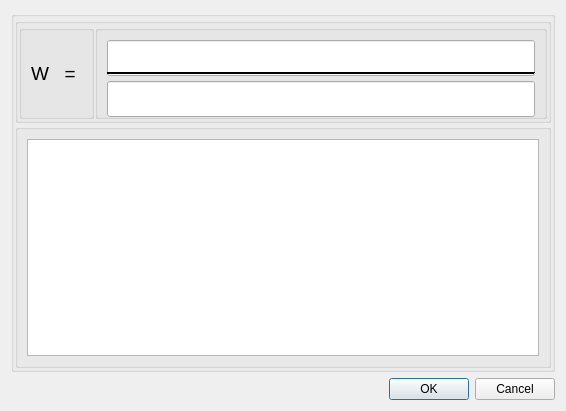
<?xml version="1.0" encoding="UTF-8"?>
<ui version="4.0">
 <class>TfDialog</class>
 <widget class="QDialog" name="TfDialog">
  <property name="geometry">
   <rect>
    <x>0</x>
    <y>0</y>
    <width>566</width>
    <height>411</height>
   </rect>
  </property>
  <property name="minimumSize">
   <size>
    <width>566</width>
    <height>411</height>
   </size>
  </property>
  <property name="maximumSize">
   <size>
    <width>566</width>
    <height>411</height>
   </size>
  </property>
  <property name="windowTitle">
   <string>Dialog</string>
  </property>
  <layout class="QVBoxLayout" name="verticalLayout">
   <item>
    <widget class="QGroupBox" name="groupBox">
     <property name="title">
      <string/>
     </property>
     <layout class="QVBoxLayout" name="verticalLayout_3">
      <property name="spacing">
       <number>1</number>
      </property>
      <property name="leftMargin">
       <number>1</number>
      </property>
      <property name="topMargin">
       <number>1</number>
      </property>
      <property name="rightMargin">
       <number>1</number>
      </property>
      <property name="bottomMargin">
       <number>1</number>
      </property>
      <item>
       <widget class="QGroupBox" name="groupBox_4">
        <property name="minimumSize">
         <size>
          <width>0</width>
          <height>105</height>
         </size>
        </property>
        <property name="maximumSize">
         <size>
          <width>16777215</width>
          <height>105</height>
         </size>
        </property>
        <property name="title">
         <string/>
        </property>
        <layout class="QHBoxLayout" name="horizontalLayout_2">
         <property name="spacing">
          <number>1</number>
         </property>
         <property name="leftMargin">
          <number>1</number>
         </property>
         <property name="topMargin">
          <number>1</number>
         </property>
         <property name="rightMargin">
          <number>1</number>
         </property>
         <property name="bottomMargin">
          <number>1</number>
         </property>
         <item>
          <widget class="QGroupBox" name="groupBox_3">
           <property name="title">
            <string/>
           </property>
           <layout class="QHBoxLayout" name="horizontalLayout">
            <item>
             <widget class="QLabel" name="label">
              <property name="font">
               <font>
                <pointsize>14</pointsize>
               </font>
              </property>
              <property name="midLineWidth">
               <number>0</number>
              </property>
              <property name="text">
               <string>W   = </string>
              </property>
             </widget>
            </item>
           </layout>
          </widget>
         </item>
         <item>
          <widget class="QGroupBox" name="groupBox_2">
           <property name="title">
            <string/>
           </property>
           <layout class="QVBoxLayout" name="verticalLayout_2">
            <item>
             <widget class="QLineEdit" name="lineEdit_zeroP">
              <property name="minimumSize">
               <size>
                <width>0</width>
                <height>36</height>
               </size>
              </property>
              <property name="font">
               <font>
                <pointsize>10</pointsize>
               </font>
              </property>
              <property name="alignment">
               <set>Qt::AlignLeading|Qt::AlignLeft|Qt::AlignVCenter</set>
              </property>
             </widget>
            </item>
            <item>
             <widget class="Line" name="line">
              <property name="palette">
               <palette>
                <active>
                 <colorrole role="WindowText">
                  <brush brushstyle="SolidPattern">
                   <color alpha="255">
                    <red>255</red>
                    <green>255</green>
                    <blue>255</blue>
                   </color>
                  </brush>
                 </colorrole>
                 <colorrole role="Button">
                  <brush brushstyle="SolidPattern">
                   <color alpha="255">
                    <red>0</red>
                    <green>0</green>
                    <blue>0</blue>
                   </color>
                  </brush>
                 </colorrole>
                 <colorrole role="Light">
                  <brush brushstyle="SolidPattern">
                   <color alpha="255">
                    <red>0</red>
                    <green>0</green>
                    <blue>0</blue>
                   </color>
                  </brush>
                 </colorrole>
                 <colorrole role="Midlight">
                  <brush brushstyle="SolidPattern">
                   <color alpha="255">
                    <red>0</red>
                    <green>0</green>
                    <blue>0</blue>
                   </color>
                  </brush>
                 </colorrole>
                 <colorrole role="Dark">
                  <brush brushstyle="SolidPattern">
                   <color alpha="255">
                    <red>0</red>
                    <green>0</green>
                    <blue>0</blue>
                   </color>
                  </brush>
                 </colorrole>
                 <colorrole role="Mid">
                  <brush brushstyle="SolidPattern">
                   <color alpha="255">
                    <red>0</red>
                    <green>0</green>
                    <blue>0</blue>
                   </color>
                  </brush>
                 </colorrole>
                 <colorrole role="Text">
                  <brush brushstyle="SolidPattern">
                   <color alpha="255">
                    <red>255</red>
                    <green>255</green>
                    <blue>255</blue>
                   </color>
                  </brush>
                 </colorrole>
                 <colorrole role="BrightText">
                  <brush brushstyle="SolidPattern">
                   <color alpha="255">
                    <red>255</red>
                    <green>255</green>
                    <blue>255</blue>
                   </color>
                  </brush>
                 </colorrole>
                 <colorrole role="ButtonText">
                  <brush brushstyle="SolidPattern">
                   <color alpha="255">
                    <red>255</red>
                    <green>255</green>
                    <blue>255</blue>
                   </color>
                  </brush>
                 </colorrole>
                 <colorrole role="Base">
                  <brush brushstyle="SolidPattern">
                   <color alpha="255">
                    <red>0</red>
                    <green>0</green>
                    <blue>0</blue>
                   </color>
                  </brush>
                 </colorrole>
                 <colorrole role="Window">
                  <brush brushstyle="SolidPattern">
                   <color alpha="255">
                    <red>0</red>
                    <green>0</green>
                    <blue>0</blue>
                   </color>
                  </brush>
                 </colorrole>
                 <colorrole role="Shadow">
                  <brush brushstyle="SolidPattern">
                   <color alpha="255">
                    <red>0</red>
                    <green>0</green>
                    <blue>0</blue>
                   </color>
                  </brush>
                 </colorrole>
                 <colorrole role="AlternateBase">
                  <brush brushstyle="SolidPattern">
                   <color alpha="255">
                    <red>0</red>
                    <green>0</green>
                    <blue>0</blue>
                   </color>
                  </brush>
                 </colorrole>
                 <colorrole role="ToolTipBase">
                  <brush brushstyle="SolidPattern">
                   <color alpha="255">
                    <red>255</red>
                    <green>255</green>
                    <blue>220</blue>
                   </color>
                  </brush>
                 </colorrole>
                 <colorrole role="ToolTipText">
                  <brush brushstyle="SolidPattern">
                   <color alpha="255">
                    <red>0</red>
                    <green>0</green>
                    <blue>0</blue>
                   </color>
                  </brush>
                 </colorrole>
                </active>
                <inactive>
                 <colorrole role="WindowText">
                  <brush brushstyle="SolidPattern">
                   <color alpha="255">
                    <red>255</red>
                    <green>255</green>
                    <blue>255</blue>
                   </color>
                  </brush>
                 </colorrole>
                 <colorrole role="Button">
                  <brush brushstyle="SolidPattern">
                   <color alpha="255">
                    <red>0</red>
                    <green>0</green>
                    <blue>0</blue>
                   </color>
                  </brush>
                 </colorrole>
                 <colorrole role="Light">
                  <brush brushstyle="SolidPattern">
                   <color alpha="255">
                    <red>0</red>
                    <green>0</green>
                    <blue>0</blue>
                   </color>
                  </brush>
                 </colorrole>
                 <colorrole role="Midlight">
                  <brush brushstyle="SolidPattern">
                   <color alpha="255">
                    <red>0</red>
                    <green>0</green>
                    <blue>0</blue>
                   </color>
                  </brush>
                 </colorrole>
                 <colorrole role="Dark">
                  <brush brushstyle="SolidPattern">
                   <color alpha="255">
                    <red>0</red>
                    <green>0</green>
                    <blue>0</blue>
                   </color>
                  </brush>
                 </colorrole>
                 <colorrole role="Mid">
                  <brush brushstyle="SolidPattern">
                   <color alpha="255">
                    <red>0</red>
                    <green>0</green>
                    <blue>0</blue>
                   </color>
                  </brush>
                 </colorrole>
                 <colorrole role="Text">
                  <brush brushstyle="SolidPattern">
                   <color alpha="255">
                    <red>255</red>
                    <green>255</green>
                    <blue>255</blue>
                   </color>
                  </brush>
                 </colorrole>
                 <colorrole role="BrightText">
                  <brush brushstyle="SolidPattern">
                   <color alpha="255">
                    <red>255</red>
                    <green>255</green>
                    <blue>255</blue>
                   </color>
                  </brush>
                 </colorrole>
                 <colorrole role="ButtonText">
                  <brush brushstyle="SolidPattern">
                   <color alpha="255">
                    <red>255</red>
                    <green>255</green>
                    <blue>255</blue>
                   </color>
                  </brush>
                 </colorrole>
                 <colorrole role="Base">
                  <brush brushstyle="SolidPattern">
                   <color alpha="255">
                    <red>0</red>
                    <green>0</green>
                    <blue>0</blue>
                   </color>
                  </brush>
                 </colorrole>
                 <colorrole role="Window">
                  <brush brushstyle="SolidPattern">
                   <color alpha="255">
                    <red>0</red>
                    <green>0</green>
                    <blue>0</blue>
                   </color>
                  </brush>
                 </colorrole>
                 <colorrole role="Shadow">
                  <brush brushstyle="SolidPattern">
                   <color alpha="255">
                    <red>0</red>
                    <green>0</green>
                    <blue>0</blue>
                   </color>
                  </brush>
                 </colorrole>
                 <colorrole role="AlternateBase">
                  <brush brushstyle="SolidPattern">
                   <color alpha="255">
                    <red>0</red>
                    <green>0</green>
                    <blue>0</blue>
                   </color>
                  </brush>
                 </colorrole>
                 <colorrole role="ToolTipBase">
                  <brush brushstyle="SolidPattern">
                   <color alpha="255">
                    <red>255</red>
                    <green>255</green>
                    <blue>220</blue>
                   </color>
                  </brush>
                 </colorrole>
                 <colorrole role="ToolTipText">
                  <brush brushstyle="SolidPattern">
                   <color alpha="255">
                    <red>0</red>
                    <green>0</green>
                    <blue>0</blue>
                   </color>
                  </brush>
                 </colorrole>
                </inactive>
                <disabled>
                 <colorrole role="WindowText">
                  <brush brushstyle="SolidPattern">
                   <color alpha="255">
                    <red>0</red>
                    <green>0</green>
                    <blue>0</blue>
                   </color>
                  </brush>
                 </colorrole>
                 <colorrole role="Button">
                  <brush brushstyle="SolidPattern">
                   <color alpha="255">
                    <red>0</red>
                    <green>0</green>
                    <blue>0</blue>
                   </color>
                  </brush>
                 </colorrole>
                 <colorrole role="Light">
                  <brush brushstyle="SolidPattern">
                   <color alpha="255">
                    <red>0</red>
                    <green>0</green>
                    <blue>0</blue>
                   </color>
                  </brush>
                 </colorrole>
                 <colorrole role="Midlight">
                  <brush brushstyle="SolidPattern">
                   <color alpha="255">
                    <red>0</red>
                    <green>0</green>
                    <blue>0</blue>
                   </color>
                  </brush>
                 </colorrole>
                 <colorrole role="Dark">
                  <brush brushstyle="SolidPattern">
                   <color alpha="255">
                    <red>0</red>
                    <green>0</green>
                    <blue>0</blue>
                   </color>
                  </brush>
                 </colorrole>
                 <colorrole role="Mid">
                  <brush brushstyle="SolidPattern">
                   <color alpha="255">
                    <red>0</red>
                    <green>0</green>
                    <blue>0</blue>
                   </color>
                  </brush>
                 </colorrole>
                 <colorrole role="Text">
                  <brush brushstyle="SolidPattern">
                   <color alpha="255">
                    <red>0</red>
                    <green>0</green>
                    <blue>0</blue>
                   </color>
                  </brush>
                 </colorrole>
                 <colorrole role="BrightText">
                  <brush brushstyle="SolidPattern">
                   <color alpha="255">
                    <red>255</red>
                    <green>255</green>
                    <blue>255</blue>
                   </color>
                  </brush>
                 </colorrole>
                 <colorrole role="ButtonText">
                  <brush brushstyle="SolidPattern">
                   <color alpha="255">
                    <red>0</red>
                    <green>0</green>
                    <blue>0</blue>
                   </color>
                  </brush>
                 </colorrole>
                 <colorrole role="Base">
                  <brush brushstyle="SolidPattern">
                   <color alpha="255">
                    <red>0</red>
                    <green>0</green>
                    <blue>0</blue>
                   </color>
                  </brush>
                 </colorrole>
                 <colorrole role="Window">
                  <brush brushstyle="SolidPattern">
                   <color alpha="255">
                    <red>0</red>
                    <green>0</green>
                    <blue>0</blue>
                   </color>
                  </brush>
                 </colorrole>
                 <colorrole role="Shadow">
                  <brush brushstyle="SolidPattern">
                   <color alpha="255">
                    <red>0</red>
                    <green>0</green>
                    <blue>0</blue>
                   </color>
                  </brush>
                 </colorrole>
                 <colorrole role="AlternateBase">
                  <brush brushstyle="SolidPattern">
                   <color alpha="255">
                    <red>0</red>
                    <green>0</green>
                    <blue>0</blue>
                   </color>
                  </brush>
                 </colorrole>
                 <colorrole role="ToolTipBase">
                  <brush brushstyle="SolidPattern">
                   <color alpha="255">
                    <red>255</red>
                    <green>255</green>
                    <blue>220</blue>
                   </color>
                  </brush>
                 </colorrole>
                 <colorrole role="ToolTipText">
                  <brush brushstyle="SolidPattern">
                   <color alpha="255">
                    <red>0</red>
                    <green>0</green>
                    <blue>0</blue>
                   </color>
                  </brush>
                 </colorrole>
                </disabled>
               </palette>
              </property>
              <property name="lineWidth">
               <number>1</number>
              </property>
              <property name="midLineWidth">
               <number>0</number>
              </property>
              <property name="orientation">
               <enum>Qt::Horizontal</enum>
              </property>
             </widget>
            </item>
            <item>
             <widget class="QLineEdit" name="lineEdit_poleP">
              <property name="minimumSize">
               <size>
                <width>0</width>
                <height>36</height>
               </size>
              </property>
              <property name="font">
               <font>
                <pointsize>10</pointsize>
               </font>
              </property>
             </widget>
            </item>
           </layout>
          </widget>
         </item>
        </layout>
       </widget>
      </item>
      <item>
       <widget class="QGroupBox" name="gB_poly_browser">
        <property name="title">
         <string/>
        </property>
        <layout class="QHBoxLayout" name="horizontalLayout_3">
         <item>
          <widget class="QTextEdit" name="TF_textEdit">
           <property name="enabled">
            <bool>true</bool>
           </property>
           <property name="font">
            <font>
             <pointsize>14</pointsize>
            </font>
           </property>
           <property name="readOnly">
            <bool>true</bool>
           </property>
           <property name="textInteractionFlags">
            <set>Qt::TextSelectableByKeyboard|Qt::TextSelectableByMouse</set>
           </property>
          </widget>
         </item>
        </layout>
       </widget>
      </item>
     </layout>
    </widget>
   </item>
   <item>
    <widget class="QDialogButtonBox" name="buttonBox">
     <property name="orientation">
      <enum>Qt::Horizontal</enum>
     </property>
     <property name="standardButtons">
      <set>QDialogButtonBox::Cancel|QDialogButtonBox::Ok</set>
     </property>
    </widget>
   </item>
  </layout>
 </widget>
 <resources/>
 <connections>
  <connection>
   <sender>buttonBox</sender>
   <signal>accepted()</signal>
   <receiver>TfDialog</receiver>
   <slot>accept()</slot>
   <hints>
    <hint type="sourcelabel">
     <x>248</x>
     <y>254</y>
    </hint>
    <hint type="destinationlabel">
     <x>157</x>
     <y>274</y>
    </hint>
   </hints>
  </connection>
  <connection>
   <sender>buttonBox</sender>
   <signal>rejected()</signal>
   <receiver>TfDialog</receiver>
   <slot>reject()</slot>
   <hints>
    <hint type="sourcelabel">
     <x>316</x>
     <y>260</y>
    </hint>
    <hint type="destinationlabel">
     <x>286</x>
     <y>274</y>
    </hint>
   </hints>
  </connection>
 </connections>
</ui>
